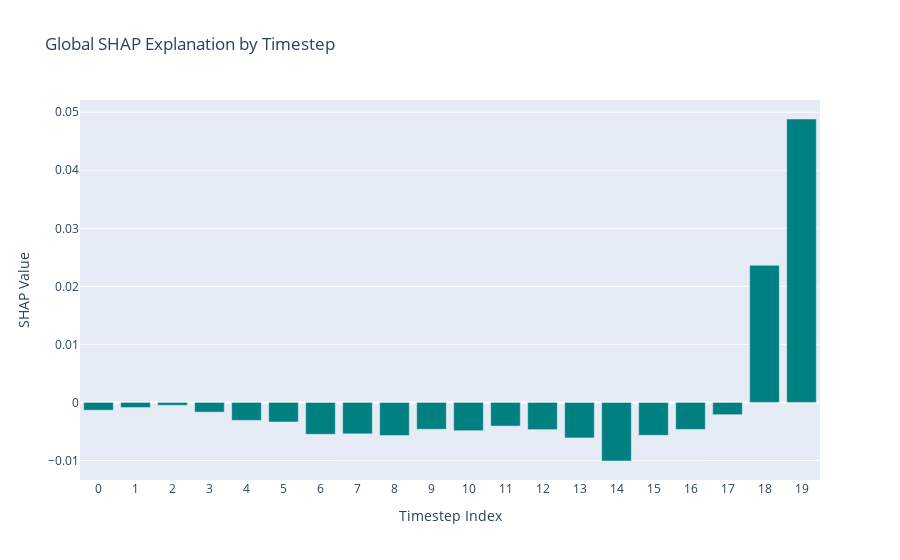
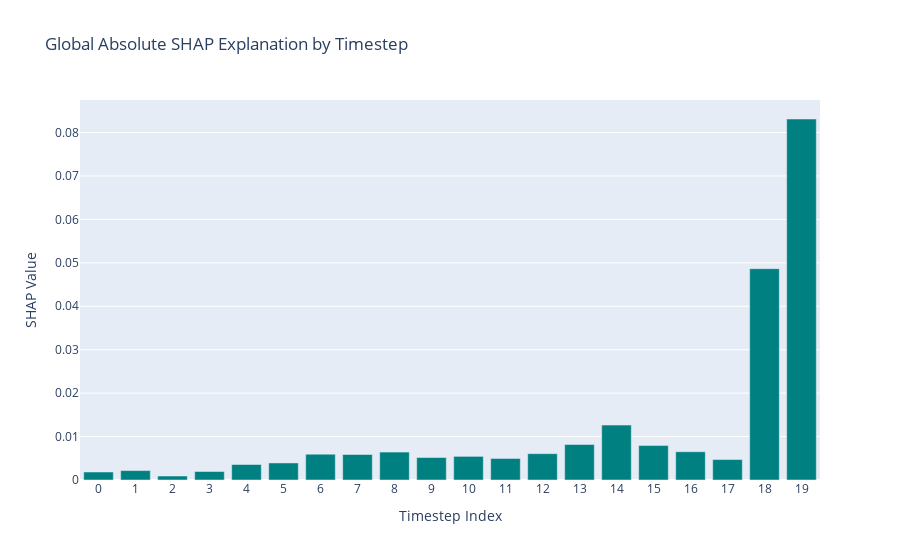

The cell these charts' notebook holds for them, in order:
### Code cell
# This plots the global explanation using the mean SHAP values, and the mean absolute SHAP values.

# Create a DataFrame for plotting, with a numeric timestep index.
df_shap = pd.DataFrame({
    "timestep_index": np.arange(len(mean_shap)),
    "shap_value": mean_shap
})

# Create a Plotly bar plot similar to the LIME bar plot.
fig = go.Figure(data=go.Bar(
    x=df_shap["timestep_index"],
    y=df_shap["shap_value"],
    marker_color="teal"
))
fig.update_layout(
    title="Global SHAP Explanation by Timestep",
    xaxis_title="Timestep Index",
    yaxis_title="SHAP Value",
    xaxis=dict(tickmode="linear", dtick=1)  # show every timestep
)
fig.show()



# Create a DataFrame for plotting, with a numeric timestep index.
df_shap = pd.DataFrame({
    "timestep_index": np.arange(len(mean_shap)),
    "shap_value": mean_abs_shap
})

# Create a Plotly bar plot similar to the LIME bar plot.
fig = go.Figure(data=go.Bar(
    x=df_shap["timestep_index"],
    y=df_shap["shap_value"],
    marker_color="teal"
))
fig.update_layout(
    title="Global Absolute SHAP Explanation by Timestep",
    xaxis_title="Timestep Index",
    yaxis_title="SHAP Value",
    xaxis=dict(tickmode="linear", dtick=1)  # show every timestep
)
fig.show()

### Figure 1 — Plotly figure (JSON) as saved in the notebook; plotly's stock layout.template omitted (floating-point values rounded to 4 significant figures)
{"data": [{"marker": {"color": "teal"}, "type": "bar", "x": [0, 1, 2, 3, 4, 5, 6, 7, 8, 9, 10, 11, 12, 13, 14, 15, 16, 17, 18, 19], "y": [-0.001344, -0.0008817, -0.0004973, -0.001677, -0.003096, -0.003369, -0.005491, -0.00541, -0.005721, -0.004629, -0.004873, -0.004074, -0.004692, -0.006109, -0.01009, -0.005671, -0.004658, -0.002111, 0.02362, 0.04884]}], "layout": {"title": {"text": "Global SHAP Explanation by Timestep"}, "xaxis": {"dtick": 1, "tickmode": "linear", "title": {"text": "Timestep Index"}}, "yaxis": {"title": {"text": "SHAP Value"}}}}

### Figure 2 — Plotly figure (JSON) as saved in the notebook; plotly's stock layout.template omitted (floating-point values rounded to 4 significant figures)
{"data": [{"marker": {"color": "teal"}, "type": "bar", "x": [0, 1, 2, 3, 4, 5, 6, 7, 8, 9, 10, 11, 12, 13, 14, 15, 16, 17, 18, 19], "y": [0.001839, 0.002167, 0.0009154, 0.001958, 0.003566, 0.003925, 0.005935, 0.005866, 0.006433, 0.005179, 0.005438, 0.004957, 0.006058, 0.008173, 0.01264, 0.007931, 0.006504, 0.004709, 0.04865, 0.08311]}], "layout": {"title": {"text": "Global Absolute SHAP Explanation by Timestep"}, "xaxis": {"dtick": 1, "tickmode": "linear", "title": {"text": "Timestep Index"}}, "yaxis": {"title": {"text": "SHAP Value"}}}}
